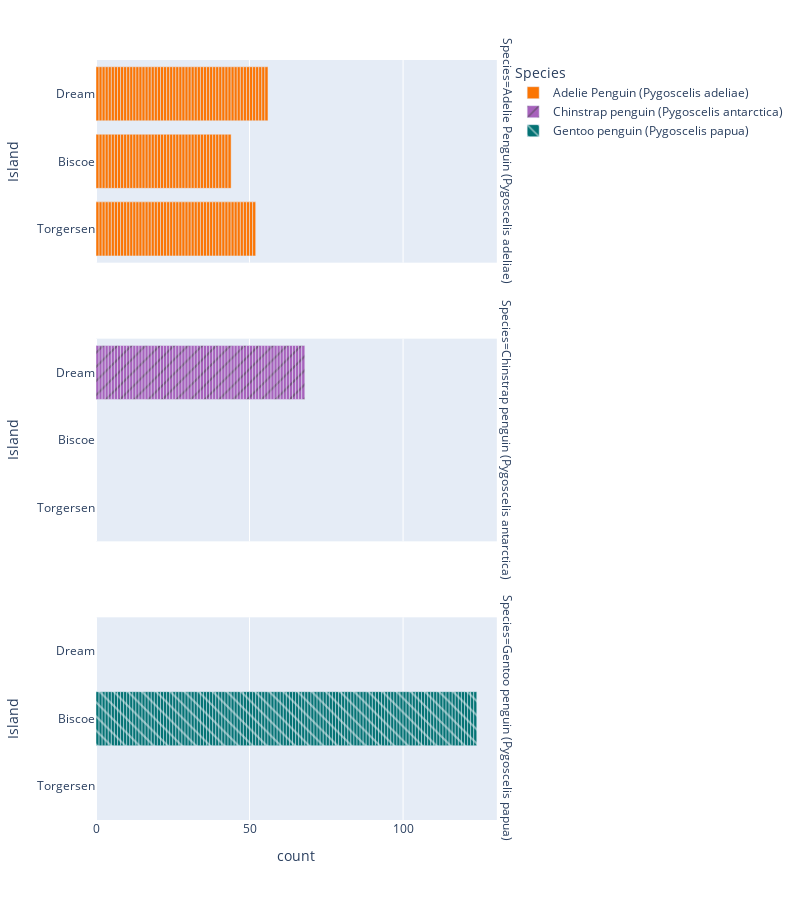

Source (notebook cell):
### Markdown cell above
**Species vs Island**

### Code cell
import plotly.express as px

px.bar( data_frame=df, y = 'Island', 
        facet_row='Species',facet_row_spacing=0.10, 
        pattern_shape='Species',
        color='Species', 
        color_discrete_map={'Adelie Penguin (Pygoscelis adeliae)':'rgb(251,117,4)', 'Chinstrap penguin (Pygoscelis antarctica)':'rgb(167,98,188)', 'Gentoo penguin (Pygoscelis papua)':'rgb(4,115,116)'},
        width=800,height=900 )

### Figure 1 — Plotly figure (JSON) as saved in the notebook; plotly's stock layout.template omitted (floating-point values rounded to 4 significant figures; data arrays with more than 128 entries replaced by an {"elided": "..."} marker saying what was removed)
{"data": [{"alignmentgroup": "True", "hovertemplate": "Species=Adelie Penguin (Pygoscelis adeliae)<br>count=%{x}<br>Island=%{y}<extra></extra>", "legendgroup": "Adelie Penguin (Pygoscelis adeliae)", "marker": {"color": "rgb(251,117,4)", "pattern": {"shape": ""}}, "name": "Adelie Penguin (Pygoscelis adeliae)", "offsetgroup": "Adelie Penguin (Pygoscelis adeliae)", "orientation": "h", "showlegend": true, "textposition": "auto", "type": "bar", "x": {"elided": "152 int values"}, "xaxis": "x3", "y": {"elided": "152 str values"}, "yaxis": "y3"}, {"alignmentgroup": "True", "hovertemplate": "Species=Chinstrap penguin (Pygoscelis antarctica)<br>count=%{x}<br>Island=%{y}<extra></extra>", "legendgroup": "Chinstrap penguin (Pygoscelis antarctica)", "marker": {"color": "rgb(167,98,188)", "pattern": {"shape": "/"}}, "name": "Chinstrap penguin (Pygoscelis antarctica)", "offsetgroup": "Chinstrap penguin (Pygoscelis antarctica)", "orientation": "h", "showlegend": true, "textposition": "auto", "type": "bar", "x": [1, 1, 1, 1, 1, 1, 1, 1, 1, 1, 1, 1, 1, 1, 1, 1, 1, 1, 1, 1, 1, 1, 1, 1, 1, 1, 1, 1, 1, 1, 1, 1, 1, 1, 1, 1, 1, 1, 1, 1, 1, 1, 1, 1, 1, 1, 1, 1, 1, 1, 1, 1, 1, 1, 1, 1, 1, 1, 1, 1, 1, 1, 1, 1, 1, 1, 1, 1], "xaxis": "x2", "y": ["Dream", "Dream", "Dream", "Dream", "Dream", "Dream", "Dream", "Dream", "Dream", "Dream", "Dream", "Dream", "Dream", "Dream", "Dream", "Dream", "Dream", "Dream", "Dream", "Dream", "Dream", "Dream", "Dream", "Dream", "Dream", "Dream", "Dream", "Dream", "Dream", "Dream", "Dream", "Dream", "Dream", "Dream", "Dream", "Dream", "Dream", "Dream", "Dream", "Dream", "Dream", "Dream", "Dream", "Dream", "Dream", "Dream", "Dream", "Dream", "Dream", "Dream", "Dream", "Dream", "Dream", "Dream", "Dream", "Dream", "Dream", "Dream", "Dream", "Dream", "Dream", "Dream", "Dream", "Dream", "Dream", "Dream", "Dream", "Dream"], "yaxis": "y2"}, {"alignmentgroup": "True", "hovertemplate": "Species=Gentoo penguin (Pygoscelis papua)<br>count=%{x}<br>Island=%{y}<extra></extra>", "legendgroup": "Gentoo penguin (Pygoscelis papua)", "marker": {"color": "rgb(4,115,116)", "pattern": {"shape": "\\"}}, "name": "Gentoo penguin (Pygoscelis papua)", "offsetgroup": "Gentoo penguin (Pygoscelis papua)", "orientation": "h", "showlegend": true, "textposition": "auto", "type": "bar", "x": [1, 1, 1, 1, 1, 1, 1, 1, 1, 1, 1, 1, 1, 1, 1, 1, 1, 1, 1, 1, 1, 1, 1, 1, 1, 1, 1, 1, 1, 1, 1, 1, 1, 1, 1, 1, 1, 1, 1, 1, 1, 1, 1, 1, 1, 1, 1, 1, 1, 1, 1, 1, 1, 1, 1, 1, 1, 1, 1, 1, 1, 1, 1, 1, 1, 1, 1, 1, 1, 1, 1, 1, 1, 1, 1, 1, 1, 1, 1, 1, 1, 1, 1, 1, 1, 1, 1, 1, 1, 1, 1, 1, 1, 1, 1, 1, 1, 1, 1, 1, 1, 1, 1, 1, 1, 1, 1, 1, 1, 1, 1, 1, 1, 1, 1, 1, 1, 1, 1, 1, 1, 1, 1, 1], "xaxis": "x", "y": ["Biscoe", "Biscoe", "Biscoe", "Biscoe", "Biscoe", "Biscoe", "Biscoe", "Biscoe", "Biscoe", "Biscoe", "Biscoe", "Biscoe", "Biscoe", "Biscoe", "Biscoe", "Biscoe", "Biscoe", "Biscoe", "Biscoe", "Biscoe", "Biscoe", "Biscoe", "Biscoe", "Biscoe", "Biscoe", "Biscoe", "Biscoe", "Biscoe", "Biscoe", "Biscoe", "Biscoe", "Biscoe", "Biscoe", "Biscoe", "Biscoe", "Biscoe", "Biscoe", "Biscoe", "Biscoe", "Biscoe", "Biscoe", "Biscoe", "Biscoe", "Biscoe", "Biscoe", "Biscoe", "Biscoe", "Biscoe", "Biscoe", "Biscoe", "Biscoe", "Biscoe", "Biscoe", "Biscoe", "Biscoe", "Biscoe", "Biscoe", "Biscoe", "Biscoe", "Biscoe", "Biscoe", "Biscoe", "Biscoe", "Biscoe", "Biscoe", "Biscoe", "Biscoe", "Biscoe", "Biscoe", "Biscoe", "Biscoe", "Biscoe", "Biscoe", "Biscoe", "Biscoe", "Biscoe", "Biscoe", "Biscoe", "Biscoe", "Biscoe", "Biscoe", "Biscoe", "Biscoe", "Biscoe", "Biscoe", "Biscoe", "Biscoe", "Biscoe", "Biscoe", "Biscoe", "Biscoe", "Biscoe", "Biscoe", "Biscoe", "Biscoe", "Biscoe", "Biscoe", "Biscoe", "Biscoe", "Biscoe", "Biscoe", "Biscoe", "Biscoe", "Biscoe", "Biscoe", "Biscoe", "Biscoe", "Biscoe", "Biscoe", "Biscoe", "Biscoe", "Biscoe", "Biscoe", "Biscoe", "Biscoe", "Biscoe", "Biscoe", "Biscoe", "Biscoe", "Biscoe", "Biscoe", "Biscoe", "Biscoe", "Biscoe"], "yaxis": "y"}], "layout": {"annotations": [{"font": {}, "showarrow": false, "text": "Species=Gentoo penguin (Pygoscelis papua)", "textangle": 90, "x": 0.98, "xanchor": "left", "xref": "paper", "y": 0.1333, "yanchor": "middle", "yref": "paper"}, {"font": {}, "showarrow": false, "text": "Species=Chinstrap penguin (Pygoscelis antarctica)", "textangle": 90, "x": 0.98, "xanchor": "left", "xref": "paper", "y": 0.5, "yanchor": "middle", "yref": "paper"}, {"font": {}, "showarrow": false, "text": "Species=Adelie Penguin (Pygoscelis adeliae)", "textangle": 90, "x": 0.98, "xanchor": "left", "xref": "paper", "y": 0.8667, "yanchor": "middle", "yref": "paper"}], "barmode": "relative", "height": 900, "legend": {"title": {"text": "Species"}, "tracegroupgap": 0}, "margin": {"t": 60}, "width": 800, "xaxis": {"anchor": "y", "domain": [0, 0.98], "title": {"text": "count"}}, "xaxis2": {"anchor": "y2", "domain": [0, 0.98], "matches": "x", "showticklabels": false}, "xaxis3": {"anchor": "y3", "domain": [0, 0.98], "matches": "x", "showticklabels": false}, "yaxis": {"anchor": "x", "domain": [0, 0.2667], "title": {"text": "Island"}}, "yaxis2": {"anchor": "x2", "domain": [0.3667, 0.6333], "matches": "y", "title": {"text": "Island"}}, "yaxis3": {"anchor": "x3", "domain": [0.7333, 1], "matches": "y", "title": {"text": "Island"}}}}
